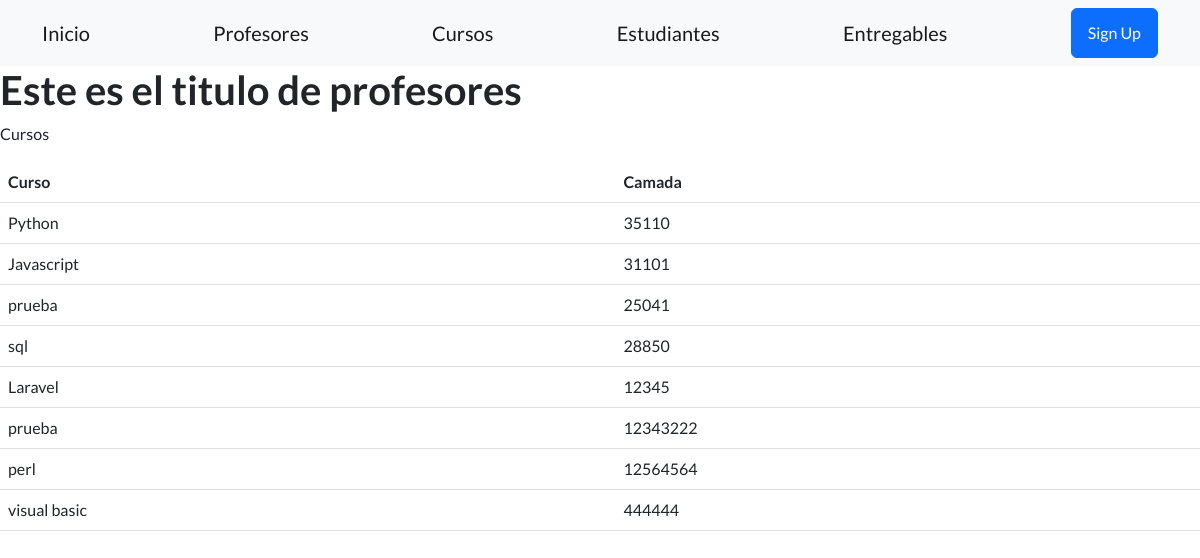
The page /app-coder/cursos on the database as committed earlier.
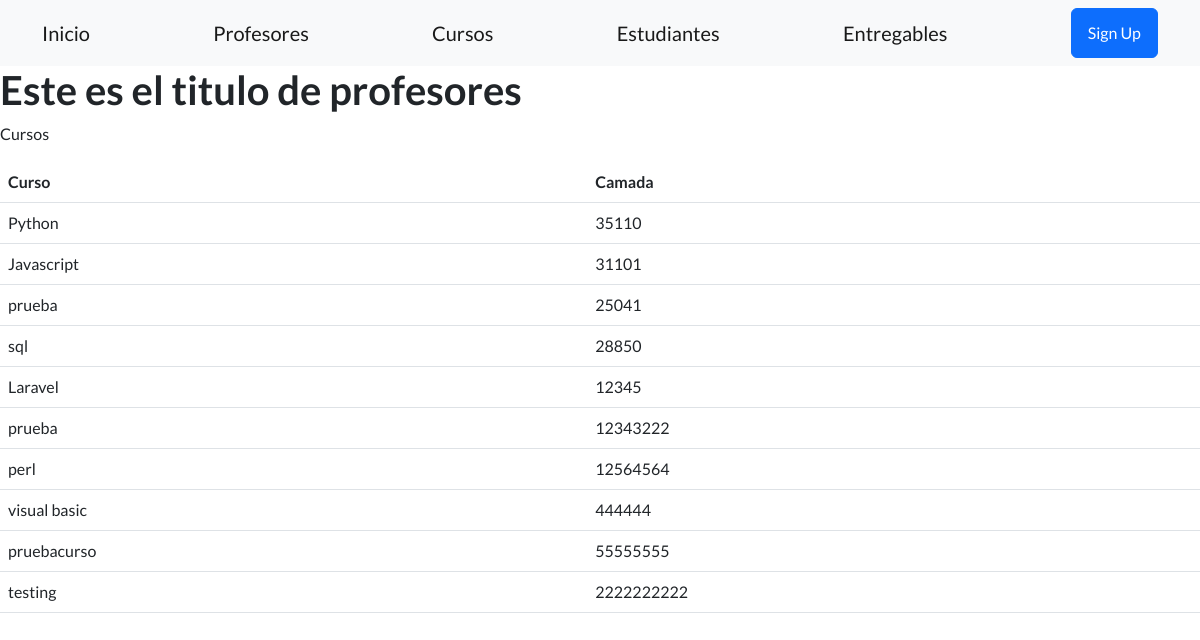
The same page on the database as committed later.
### AppCoder/models.py (models this page shows)
class Curso(models.Model):
    nombre = models.CharField(max_length=50)
    camada = models.IntegerField()

### AppCoder/views.py (the view)
# urls.py: path('cursos', views.cursos, name="Cursos"),
def cursos(request):
    if request.method == 'POST':
        miFormulario = CursoFormulario(request.POST)
        print(miFormulario)
        if miFormulario.is_valid:
            informacion = miFormulario.cleaned_data
            curso = Curso( nombre = informacion['curso'], camada = informacion['camada'])
            curso.save()
            return render(request, 'inicio.html')
    else:
        miFormulario = CursoFormulario()
    lista = Curso.objects.all()
    return render(request, "cursos.html", {"miFormulario": miFormulario, "lista_cursos": lista})

### AppCoder/templates/cursos.html
{% extends "padre.html" %}
    {% load static %}
    {% block contenidoQueCambia %}
    <h1> Este es el titulo de profesores</h1>
    <p> Cursos</p>
    <table class="table">
        <tr><th>Curso</th><th>Camada</th></tr>
            {% for curso in lista_cursos %}
            <tr>
                <td>{{curso.nombre}}</td>
                <td>{{curso.camada}}</td>
            </tr>
            {% endfor %}
        </table>
    {% endblock %}

Rows that differ between the two databases and show on the page:
added Curso: nombre "pruebacurso", camada "55555555"
added Curso: nombre "testing", camada "2222222222"
